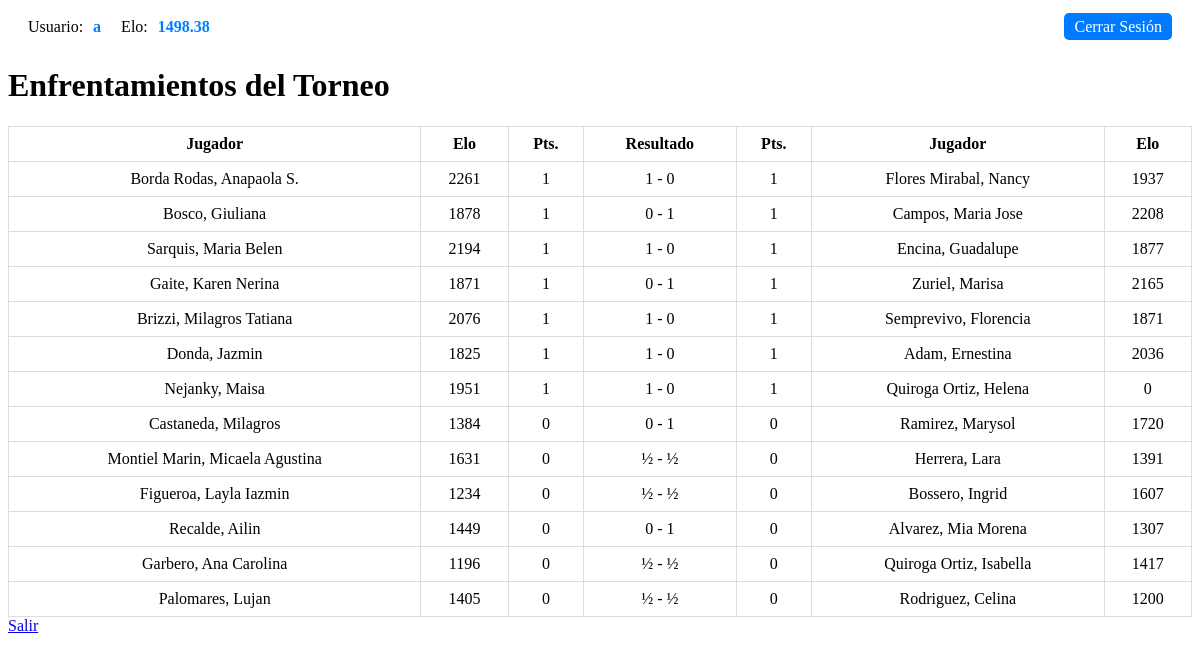
Screenshot of /ronda.php?id_torneo=2&ronda=2 (signed in) with the database file from the repository.
### tables this page shows
CREATE TABLE `users` (
  `id` int(11) NOT NULL,
  `username` varchar(15) NOT NULL,
  `email` varchar(30) NOT NULL,
  `contrasena` varchar(32) NOT NULL,
  `elo` varchar(11) NOT NULL,
  `rol` varchar(10) NOT NULL,
  `K` int(11) NOT NULL
);

CREATE TABLE `rondas` (
  `id` int(11) NOT NULL,
  `nombreTorneo` varchar(50) NOT NULL,
  `n°Ronda` int(11) NOT NULL,
  `nombreJugador1` varchar(50) NOT NULL,
  `pts1` varchar(5) NOT NULL,
  `nombreJugador2` varchar(50) NOT NULL,
  `pts2` varchar(5) NOT NULL,
  `resultado` varchar(10) DEFAULT NULL,
  `Inicio` datetime DEFAULT NULL
);

### ronda.php (the view, shortened to what this page needs)
<?php
include './db.php';
$sql5 = "SELECT * FROM users Where username='$_SESSION[username]'";
$result5 = $conn->query($sql5);
$row5 = $result5->fetch_assoc();
?>
<!DOCTYPE html>
<html lang="en">
<head>
</head>
<body>
<div class="header-container">
    <div class="user-info">
        <span class="user-label">Usuario:</span>
        <a class="user-link" href="perfil.php"><?=$_SESSION['username']?></a>
        <span class="elo-label">Elo:</span>
        <span class="elo"><?=$row5['elo']?></span>
    </div>
    <div class="logout-link">
        <a class="logout-button" href="./logout.php">Cerrar Sesión</a>
    </div>
</div>
    <div class="container">
        <h1>Enfrentamientos del Torneo</h1>
        <table class="styled-table">
        <thead>
            <tr>
                <th>Jugador</th>
                <th>Elo</th>
                <th>Pts.</th>
                <th>Resultado</th>
                <th>Pts.</th>
                <th>Jugador</th>
                <th>Elo</th>
            </tr>
        </thead>
        <tbody>
                <?php
                if (isset($_GET['id_torneo'])) {
                    $id = $_GET['id_torneo'];
                    $ronda = $_GET['ronda'];
                    $queryTorneo = "SELECT nombre FROM torneos WHERE id = '$id'";
                    $resultTorneo = $conn->query($queryTorneo);
                    if ($resultTorneo->num_rows > 0) {
                        $rowTorneo = $resultTorneo->fetch_assoc();
                        $nombreTorneo = $rowTorneo['nombre'];
                    }
                        $queryRondas = "SELECT * FROM rondas WHERE nombreTorneo = '$nombreTorneo' AND n°Ronda = '$ronda'";
                        $result = $conn->query($queryRondas);
                    if ($result->num_rows > 0) {
                        while ($row = $result->fetch_assoc()) {
                            $sql = "SELECT j1.nombre, j1.elo, r.pts1
                                    FROM jugadores j1, rondas r
                                    WHERE r.nombreJugador1 = '{$row['nombreJugador1']}' AND n°Ronda = '$ronda' AND
                                          j1.nombre = '{$row['nombreJugador1']}'";
                            $resultJugador1 = $conn->query($sql);
                            $sql = "SELECT j2.nombre, j2.elo , r.pts2
                                    FROM jugadores j2, rondas r
                                    WHERE r.nombreJugador2 = '{$row['nombreJugador2']}' AND n°Ronda = '$ronda' AND
                                          j2.nombre = '{$row['nombreJugador2']}'";
                            $resultJugador2 = $conn->query($sql);
                            if ($resultJugador1->num_rows > 0 && $resultJugador2->num_rows > 0) {
                                $rowJugador1 = $resultJugador1->fetch_assoc();
                                $rowJugador2 = $resultJugador2->fetch_assoc();
                                echo "<tr>";
                                echo "<td>" . $rowJugador1['nombre'] . "</td>";
                                echo "<td>" . $rowJugador1['elo'] . "</td>";
                                echo "<td>" . $rowJugador1['pts1'] . "</td>";
                                $query9 = "SELECT COUNT(*) as count FROM apuestas WHERE usuario = ? AND id_partida = ?";
                                $stmt = $conn->prepare($query9);
                                $stmt->bind_param("si", $_SESSION['username'], $row['id']);
                                $stmt->execute();
                                $result9 = $stmt->get_result();
                                if ($result9 !== false) {
                                        if ($row['resultado']) {
                                            echo "<td>" . $row['resultado'] . "</td>";
                                }
                                echo "<td>" . $rowJugador2['pts2'] . "</td>";
                                echo "<td>" . $rowJugador2['nombre'] . "</td>";
                                echo "<td>" . $rowJugador2['elo'] . "</td>";
                                echo "</tr>";
                            }
                    }}
                } else {
                    echo "<tr><td colspan='5'>No hay enfrentamientos registrados.</td></tr>";
                }
            }
                ?>
            </tbody>
        </table>
    </div>
    <a href="./torneo.php?id=<?=$id?>">Salir</a>
</body>
</html>

### ronda.php (style rules this page uses)
.styled-table { border-collapse: collapse; width: 100%; }
.styled-table th, .styled-table td { padding: 8px; border: 1px solid #ddd; text-align: center; }
.header-container { display: flex; justify-content: space-between; align-items: center; padding: 10px 20px; }
.user-info { display: flex; align-items: center; }
.user-label, .elo-label { margin-right: 10px; }
.user-link, .elo { color: #007BFF; text-decoration: none; font-weight: bold; margin-right: 20px; }
.logout-button { background-color: #007BFF; color: #fff; padding: 5px 10px; border: none; border-radius: 5px; text-decoration: none; }

### rows the page displays
users: elo "1498.38"
rondas: nombre "Borda Rodas, Anapaola S.", elo "2261", pts1 "1", resultado "1 - 0", pts2 "1", nombre "Flores Mirabal, Nancy", elo "1937"
rondas: nombre "Bosco, Giuliana", elo "1878", pts1 "1", resultado "0 - 1", pts2 "1", nombre "Campos, Maria Jose", elo "2208"
rondas: nombre "Sarquis, Maria Belen", elo "2194", pts1 "1", resultado "1 - 0", pts2 "1", nombre "Encina, Guadalupe", elo "1877"
rondas: nombre "Gaite, Karen Nerina", elo "1871", pts1 "1", resultado "0 - 1", pts2 "1", nombre "Zuriel, Marisa", elo "2165"
rondas: nombre "Brizzi, Milagros Tatiana", elo "2076", pts1 "1", resultado "1 - 0", pts2 "1", nombre "Semprevivo, Florencia", elo "1871"
rondas: nombre "Donda, Jazmin", elo "1825", pts1 "1", resultado "1 - 0", pts2 "1", nombre "Adam, Ernestina", elo "2036"
rondas: nombre "Nejanky, Maisa", elo "1951", pts1 "1", resultado "1 - 0", pts2 "1", nombre "Quiroga Ortiz, Helena", elo "0"
rondas: nombre "Castaneda, Milagros", elo "1384", pts1 "0", resultado "0 - 1", pts2 "0", nombre "Ramirez, Marysol", elo "1720"
rondas: nombre "Montiel Marin, Micaela Agustina", elo "1631", pts1 "0", resultado "½ - ½", pts2 "0", nombre "Herrera, Lara", elo "1391"
rondas: nombre "Figueroa, Layla Iazmin", elo "1234", pts1 "0", resultado "½ - ½", pts2 "0", nombre "Bossero, Ingrid", elo "1607"
rondas: nombre "Recalde, Ailin", elo "1449", pts1 "0", resultado "0 - 1", pts2 "0", nombre "Alvarez, Mia Morena", elo "1307"
rondas: nombre "Garbero, Ana Carolina", elo "1196", pts1 "0", resultado "½ - ½", pts2 "0", nombre "Quiroga Ortiz, Isabella", elo "1417"
rondas: nombre "Palomares, Lujan", elo "1405", pts1 "0", resultado "½ - ½", pts2 "0", nombre "Rodriguez, Celina", elo "1200"

### other values shown
$_SESSION['username'] "a"
